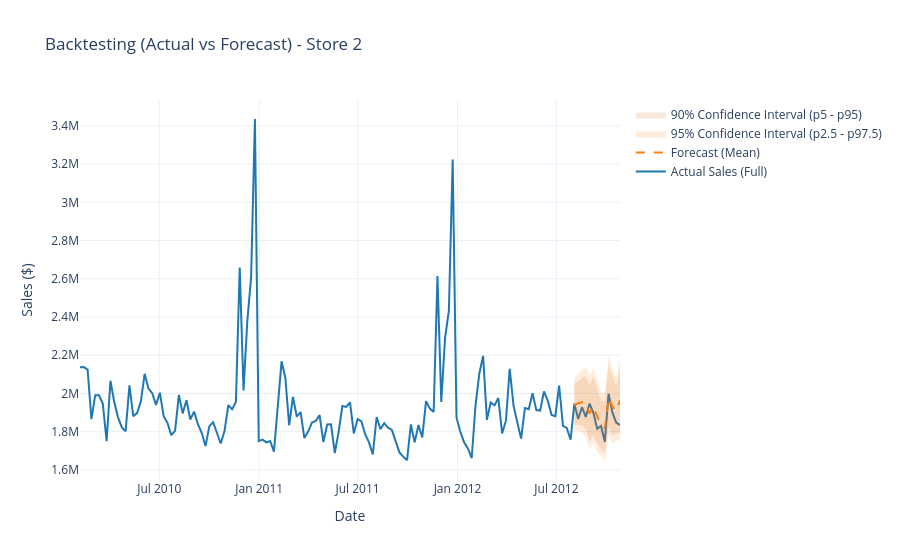

Source (notebook cell):
### Code cell
fig = go.Figure()

fig.add_trace(
    go.Scatter(
        x=real_data.index,
        y=real_data[TARGET],
        name="Actual Sales (Full)",
        mode="lines",
        line=dict(color="#1f77b4", width=2),
    )
)

fig.add_trace(
    go.Scatter(
        x=predictions_store.index,
        y=predictions_store["mean"],
        name="Forecast (Mean)",
        mode="lines",
        line=dict(color="#ff7f0e", width=2, dash="dash"),
    )
)

fig.add_trace(
    go.Scatter(
        x=predictions_store.index,
        y=predictions_store["0.975"],
        name="Upper Bound (p97.5)",
        mode="lines",
        line=dict(width=0),
        showlegend=False,
    )
)

fig.add_trace(
    go.Scatter(
        x=predictions_store.index,
        y=predictions_store["0.025"],
        name="95% Confidence Interval (p2.5 - p97.5)",
        mode="lines",
        fill="tonexty",
        fillcolor="rgba(255, 127, 14, 0.15)",
        line=dict(width=0),
    )
)

fig.add_trace(
    go.Scatter(
        x=predictions_store.index,
        y=predictions_store["0.95"],
        name="Upper Bound (p95)",
        mode="lines",
        line=dict(width=0),
        showlegend=False,
    )
)

fig.add_trace(
    go.Scatter(
        x=predictions_store.index,
        y=predictions_store["0.05"],
        name="90% Confidence Interval (p5 - p95)",
        mode="lines",
        fill="tonexty",
        fillcolor="rgba(200, 100, 14, 0.15)",
        line=dict(width=0),
    )
)

fig.update_layout(
    title=f"Backtesting (Actual vs Forecast) - Store {store_id}",
    xaxis_title="Date",
    yaxis_title="Sales ($)",
    template="plotly_white",
    hovermode="x unified",
)
fig.show()

### Figure 1 — Plotly figure (JSON) as saved in the notebook; plotly's stock layout.template omitted (floating-point values rounded to 4 significant figures; data arrays with more than 128 entries replaced by an {"elided": "..."} marker saying what was removed)
{"data": [{"line": {"color": "#1f77b4", "width": 2}, "mode": "lines", "name": "Actual Sales (Full)", "type": "scatter", "x": {"elided": "143 str values"}, "y": {"elided": "143 float values"}}, {"line": {"color": "#ff7f0e", "dash": "dash", "width": 2}, "mode": "lines", "name": "Forecast (Mean)", "type": "scatter", "x": ["2012-08-03T00:00:00", "2012-08-10T00:00:00", "2012-08-17T00:00:00", "2012-08-24T00:00:00", "2012-08-31T00:00:00", "2012-09-07T00:00:00", "2012-09-14T00:00:00", "2012-09-21T00:00:00", "2012-09-28T00:00:00", "2012-10-05T00:00:00", "2012-10-12T00:00:00", "2012-10-19T00:00:00", "2012-10-26T00:00:00"], "y": [1939000.0, 1949000.0, 1954000.0, 1947000.0, 1896000.0, 1932000.0, 1879000.0, 1834000.0, 1818000.0, 1977000.0, 1931000.0, 1909000.0, 1963000.0]}, {"line": {"width": 0}, "mode": "lines", "name": "Upper Bound (p97.5)", "showlegend": false, "type": "scatter", "x": ["2012-08-03T00:00:00", "2012-08-10T00:00:00", "2012-08-17T00:00:00", "2012-08-24T00:00:00", "2012-08-31T00:00:00", "2012-09-07T00:00:00", "2012-09-14T00:00:00", "2012-09-21T00:00:00", "2012-09-28T00:00:00", "2012-10-05T00:00:00", "2012-10-12T00:00:00", "2012-10-19T00:00:00", "2012-10-26T00:00:00"], "y": [2083000.0, 2103000.0, 2122000.0, 2132000.0, 2091000.0, 2129000.0, 2073000.0, 2004000.0, 2000000.0, 2195000.0, 2138000.0, 2077000.0, 2186000.0]}, {"fill": "tonexty", "fillcolor": "rgba(255, 127, 14, 0.15)", "line": {"width": 0}, "mode": "lines", "name": "95% Confidence Interval (p2.5 - p97.5)", "type": "scatter", "x": ["2012-08-03T00:00:00", "2012-08-10T00:00:00", "2012-08-17T00:00:00", "2012-08-24T00:00:00", "2012-08-31T00:00:00", "2012-09-07T00:00:00", "2012-09-14T00:00:00", "2012-09-21T00:00:00", "2012-09-28T00:00:00", "2012-10-05T00:00:00", "2012-10-12T00:00:00", "2012-10-19T00:00:00", "2012-10-26T00:00:00"], "y": [1808000.0, 1803000.0, 1798000.0, 1771000.0, 1710000.0, 1740000.0, 1695000.0, 1672000.0, 1646000.0, 1779000.0, 1737000.0, 1758000.0, 1747000.0]}, {"line": {"width": 0}, "mode": "lines", "name": "Upper Bound (p95)", "showlegend": false, "type": "scatter", "x": ["2012-08-03T00:00:00", "2012-08-10T00:00:00", "2012-08-17T00:00:00", "2012-08-24T00:00:00", "2012-08-31T00:00:00", "2012-09-07T00:00:00", "2012-09-14T00:00:00", "2012-09-21T00:00:00", "2012-09-28T00:00:00", "2012-10-05T00:00:00", "2012-10-12T00:00:00", "2012-10-19T00:00:00", "2012-10-26T00:00:00"], "y": [2049000.0, 2066000.0, 2082000.0, 2090000.0, 2046000.0, 2084000.0, 2024000.0, 1964000.0, 1957000.0, 2146000.0, 2092000.0, 2032000.0, 2136000.0]}, {"fill": "tonexty", "fillcolor": "rgba(200, 100, 14, 0.15)", "line": {"width": 0}, "mode": "lines", "name": "90% Confidence Interval (p5 - p95)", "type": "scatter", "x": ["2012-08-03T00:00:00", "2012-08-10T00:00:00", "2012-08-17T00:00:00", "2012-08-24T00:00:00", "2012-08-31T00:00:00", "2012-09-07T00:00:00", "2012-09-14T00:00:00", "2012-09-21T00:00:00", "2012-09-28T00:00:00", "2012-10-05T00:00:00", "2012-10-12T00:00:00", "2012-10-19T00:00:00", "2012-10-26T00:00:00"], "y": [1838000.0, 1835000.0, 1833000.0, 1810000.0, 1750000.0, 1783000.0, 1737000.0, 1710000.0, 1685000.0, 1825000.0, 1779000.0, 1793000.0, 1796000.0]}], "layout": {"hovermode": "x unified", "title": {"text": "Backtesting (Actual vs Forecast) - Store 2"}, "xaxis": {"title": {"text": "Date"}}, "yaxis": {"title": {"text": "Sales ($)"}}}}
